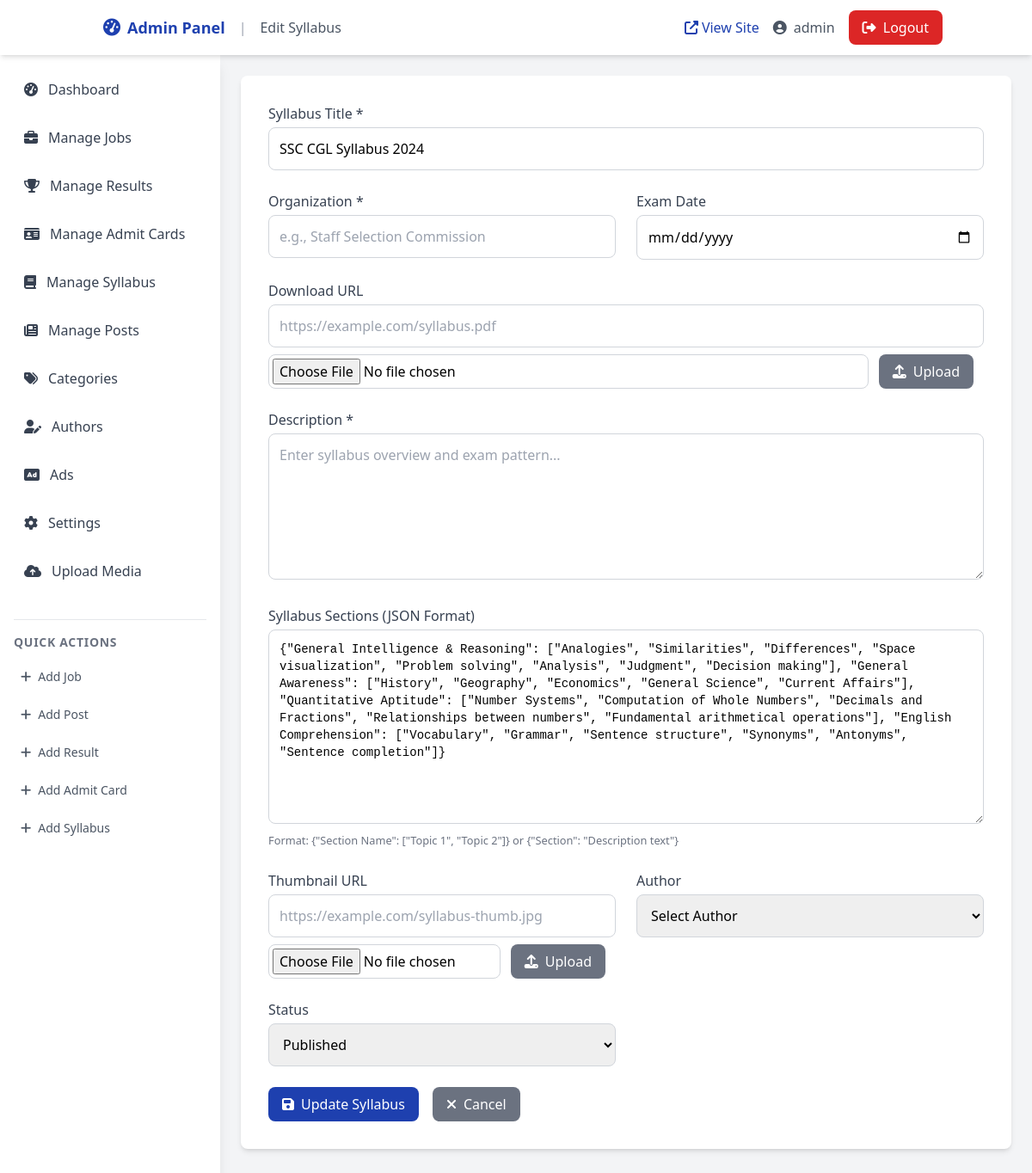
Page /admin/edit-syllabus.php?id=1 (signed in) on the committed database.
### tables this page shows
CREATE TABLE syllabi (
  id INT AUTO_INCREMENT PRIMARY KEY,
  title VARCHAR(255) NOT NULL,
  slug VARCHAR(255) UNIQUE,
  organization VARCHAR(150) NULL,
  description LONGTEXT NULL,
  exam_date DATE NULL,
  download_url VARCHAR(500) NULL,
  sections LONGTEXT,
  thumbnail_url VARCHAR(500) NULL,
  author_id INT NULL,
  status ENUM('draft','published') DEFAULT 'published',
  extras JSON NULL,
  published_at DATETIME DEFAULT CURRENT_TIMESTAMP,
  created_at TIMESTAMP DEFAULT CURRENT_TIMESTAMP,
  updated_at TIMESTAMP NULL,
  FOREIGN KEY (author_id) REFERENCES authors(id) ON DELETE SET NULL
);

### src/db.php (called while the page is built, shortened)
<?php
class Database {
    private static $instance = null;
    private $connection;
    private function __construct() {
        try {
            $this->connection = new PDO(
                "mysql:host=" . DB_HOST . ";dbname=" . DB_NAME . ";charset=utf8mb4",
                DB_USER,
                DB_PASS,
                [
                    PDO::ATTR_ERRMODE => PDO::ERRMODE_EXCEPTION,
                    PDO::ATTR_DEFAULT_FETCH_MODE => PDO::FETCH_ASSOC,
                    PDO::ATTR_EMULATE_PREPARES => false
                ]
            );
        } catch (PDOException $e) {
            error_log("Database connection failed: " . $e->getMessage());
            $this->connection = null;
        }
    }
    public static function getInstance() {
        if (self::$instance === null) {
            self::$instance = new self();
        }
        return self::$instance;
    }
    public function query($sql, $params = []) {
        $stmt = $this->connection->prepare($sql);
        $stmt->execute($params);
        return $stmt;
    }
    public function fetchOne($sql, $params = []) {
        return $this->query($sql, $params)->fetch();
    }
}
function getDB() {
    return Database::getInstance();
}
?>

### src/models/Syllabus.php (called while the page is built, shortened)
<?php
require_once __DIR__ . '/../db.php';
class Syllabus {
    private $db;
    public function __construct() {
        $this->db = getDB();
    }
    public function getById($id) {
        $sql = "SELECT * FROM syllabi WHERE id = ?";
        return $this->db->fetchOne($sql, [$id]);
    }
}
?>

### admin/edit-syllabus.php (the view, shortened to what this page needs)
<?php
require_once '../src/db.php';
require_once '../src/helpers.php';
require_once '../src/models/Syllabus.php';
$syllabusModel = new Syllabus();
$id = isset($_GET['id']) ? (int)$_GET['id'] : 0;
$syllabus = $syllabusModel->getById($id);
include 'includes/header.php';
?>
        <div class="max-w-4xl mx-auto">
            <div class="bg-white rounded-lg shadow-md p-6 md:p-8">
                <form method="POST" data-validate class="space-y-6">
                    <div class="grid grid-cols-1 md:grid-cols-2 gap-6">
                        <div class="md:col-span-2">
                            <label class="form-label">Syllabus Title *</label>
                            <input type="text" name="title" class="form-input" required
                                   value="<?= htmlspecialchars($syllabus['title']) ?>"
                                   placeholder="e.g., SSC CGL 2023 Syllabus">
                        </div>
                        <div>
                            <label class="form-label">Organization *</label>
                            <input type="text" name="organization" class="form-input" required
                                   value="<?= htmlspecialchars($syllabus['organization']) ?>"
                                   placeholder="e.g., Staff Selection Commission">
                        </div>
                        <div>
                            <label class="form-label">Exam Date</label>
                            <input type="date" name="exam_date" class="form-input"
                                   value="<?= $syllabus['exam_date'] ?>">
                        </div>
                        <div class="md:col-span-2">
                            <label class="form-label">Download URL</label>
                            <input type="url" id="download_url" name="download_url" class="form-input"
                                   value="<?= htmlspecialchars($syllabus['download_url']) ?>"
                                   placeholder="https://example.com/syllabus.pdf">
                            <div class="mt-2 flex items-center gap-3">
                                <input type="file" id="dl_file" accept=".pdf,.doc,.docx,.jpg,.jpeg,.png" class="form-input p-1">
                                <button type="button" id="dl_upload_btn" class="btn btn-secondary"><i class="fas fa-upload mr-2"></i>Upload</button>
                            </div>
                        </div>
                        <div class="md:col-span-2">
                            <label class="form-label">Description *</label>
                            <textarea name="description" rows="6" class="form-input richtext" required
                                      placeholder="Enter syllabus overview and exam pattern..."><?= htmlspecialchars($syllabus['description']) ?></textarea>
                        </div>
                        <div class="md:col-span-2">
                            <label class="form-label">Syllabus Sections (JSON Format)</label>
                            <textarea name="sections" rows="10" class="form-input font-mono text-sm"
                                      placeholder='{"General Knowledge": ["History", "Geography", "Current Affairs"], "Quantitative Aptitude": ["Arithmetic", "Algebra", "Geometry"]}'><?= htmlspecialchars($syllabus['sections']) ?></textarea>
                            <small class="text-gray-500">Format: {"Section Name": ["Topic 1", "Topic 2"]} or {"Section": "Description text"}</small>
                        </div>
                        <div>
                            <label class="form-label">Thumbnail URL</label>
                            <input type="url" id="thumbnail_url" name="thumbnail_url" class="form-input"
                                   value="<?= htmlspecialchars($syllabus['thumbnail_url']) ?>"
                                   placeholder="https://example.com/syllabus-thumb.jpg">
                            <div class="mt-2 flex items-center gap-3">
                                <input type="file" id="thumb_file" accept=".jpg,.jpeg,.png,.pdf,.doc,.docx" class="form-input p-1">
                                <button type="button" id="thumb_upload_btn" class="btn btn-secondary"><i class="fas fa-upload mr-2"></i>Upload</button>
                            </div>
                        </div>
                        <div>
                            <label class="form-label">Author</label>
                            <select name="author_id" class="form-input">
                                <option value="">Select Author</option>
                            </select>
                        </div>
                        <div>
                            <label class="form-label">Status</label>
                            <select name="status" class="form-input">
                                <option value="published" <?= $syllabus['status'] === 'published' ? 'selected' : '' ?>>Published</option>
                            </select>
                        </div>
                    </div>
                    <div class="flex gap-4">
                        <button type="submit" class="btn btn-primary">
                            <i class="fas fa-save mr-2"></i>Update Syllabus
                        </button>
                        <a href="syllabi.php" class="btn btn-secondary">
                            <i class="fas fa-times mr-2"></i>Cancel
                        </a>
                    </div>
                </form>
            </div>
        </div>
    </div>
<?php include 'includes/footer.php'; ?>

### assets/css/style.css (style rules this page uses)
.btn { display: inline-flex; align-items: center; justify-content: center; padding: 0.5rem 1rem; border-radius: 0.5rem; font-weight: 500; text-decoration: none; transition: all 0.2s ease; cursor: pointer; border: none; }
.btn-primary { background-color: #1e40af; color: white; }
.btn-secondary { background-color: #6b7280; color: white; }
.form-label { display: block; margin-bottom: 0.25rem; font-weight: 500; color: #374151; }
.form-input { width: 100%; padding: 0.75rem; border: 1px solid #d1d5db; border-radius: 0.5rem; font-size: 1rem; transition: border-color 0.2s ease; }

### rows in the picture
syllabi: title "SSC CGL Syllabus 2024", sections "{\"General Intelligence & Reasoning\": [\"Analogies\", \"Similarities\", \"Differences\", \"Space visualization\", \"Problem solving\", \"Analysis\", \"Judgment\", \"Decision making\"], \"General Awareness\": [\"History\", \"Geography\", \"Economics\", \"General Science\", \"Current Affairs\"], \"Quantitative Aptitude\": [\"Number Systems\", \"Computation of Whole Numbers\", \"Decimals and Fractions\", \"Relationships between numbers\", \"Fundamental arithmetical operations\"], \"English Comprehension\": [\"Vocabulary\", \"Grammar\", \"Sentence structure\", \"Synonyms\", \"Antonyms\", \"Sentence completion\"]}", status "Published"

### other values in the picture
$pageTitle "Edit Syllabus"
$_SESSION['admin_username'] "admin"
